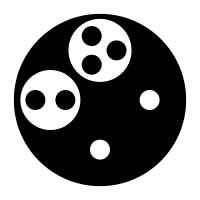
#> input picture Image_Data/Fiducials/test.png, 200 x 200 px
$ jupyter execute --allow-errors circles.ipynb   (shell and % lines are left out)   (older library calls are emulated)
#> lines starting #> are read from the running program, lines starting #| are printed output that depends on the picture
[cell 1]
import cairo
import cv2
import numpy as np
from math import *
from itertools import groupby
from IPython.display import SVG, Image, display
from matplotlib import pyplot as plt

[cell 2]
# Code for fiducial image generation
# [16 lines left out: function topoToGeom, not called in this run]

def maxr(c):
    (x,y,r,cs) = c
    return max([sqrt(x*x+y*y) + r, max([0] + [maxr(s) for s in cs])])

def translate(dx, dy, v):
    (x,y,r,cs) = v
    return (x+dx,y+dy,r,[translate(dx,dy,c) for c in cs])

# [8 lines left out: function circle, not called in this run]

def buildWithTopo(context, x, y, topo):
    c = translate(x,y,topoToGeom(topo))
    circle(context, c, [[0,0,0,1],[1,1,1,1]], 0)
    #circle(context, c, [[1,0,0,0]], 0)

#> (a cell that did not finish here is left out)

#> (a cell that did not finish here is left out)

#> (a cell that did not finish here is left out)

[cell 6]
# Here is code for finding the fiducials.
# [61 lines left out: functions contourDepth, children, leaves, mean, hierarchyToTopo, not called in this run]

# All the fiducials we can recognize.
fiducials = {
    str([[],[],[[],[]],[[],[],[]]]) : "A",
    str([[],[],[[],[]],[[],[]]]) : "B",
    str([[],[],[[],[],[]],[[],[],[]]]) : "C",
    str([[],[],[],[[],[],[]]]) : "D",
    str([[],[],[],[[],[]]]) : "E",
}

# [33 lines left out: functions findFiducials, fiducialLinesAndLabels, drawFiducials, not called in this run]

[cell 7]
# Here is code for finding the contours
def findFiducialContours(img, blurWidth=5, threshold="OTSU", showSteps=True):
    """
    Test visualization for getting good parameters for the preparation to find contours.
    """
    if showSteps: plt.title("Original"), plt.imshow(img), plt.show()

    # convert to gray
    gray = cv2.cvtColor(img, cv2.COLOR_BGR2GRAY)
    if showSteps: plt.title("Gray"), plt.imshow(gray),  plt.show()

    # blur
    blur = cv2.GaussianBlur(gray,(blurWidth,blurWidth),0)
    if showSteps: plt.title("blur"), plt.imshow(blur), plt.show()

    # Threshold
    if threshold == "BINARY":
        _,thresh = cv2.threshold(blur, 127, 255, cv2.THRESH_BINARY)
    elif threshold == "OTSU":
        _,thresh = cv2.threshold(blur,0,255,cv2.THRESH_OTSU)
    elif threshold == "ADAPTIVE":
        thresh = cv2.adaptiveThreshold(blur,255,cv2.ADAPTIVE_THRESH_GAUSSIAN_C,cv2.THRESH_BINARY,151,2)
    else:
        assert False, "Threshold must be BINARY, OTSU, or ADAPTIVE."
    if showSteps: plt.title("Thresh " + threshold), plt.imshow(thresh), plt.show()

    # Find Contours
    _, cs, hs = cv2.findContours(thresh, cv2.RETR_TREE, cv2.CHAIN_APPROX_SIMPLE)
    if showSteps:
        colors = [(255,0,0),(0,255,0),(0,0,255),(255,255,0),(255,0,255),(0,255,255)]
        img2 = img.copy()
        for ic in range(len(cs)):
            d = contourDepth(hs, ic)
            c = colors[d % len(colors)]
            cv2.drawContours(img2, cs, ic, c, 3)
        plt.title("Contours"), plt.imshow(img2), plt.show()

    return cs,hs

[cell 8]
# Testing contour finding on an ideal image.
img = cv2.imread("test.png")
#> img is the input picture: shape (200, 200, 3); min 0, max 255, mean 138.3
#> (the rest of this cell did not finish here and is left out)


[cell 9]
# Here are some experiments on a real-world test images
img = cv2.imread("sheet.jpg")
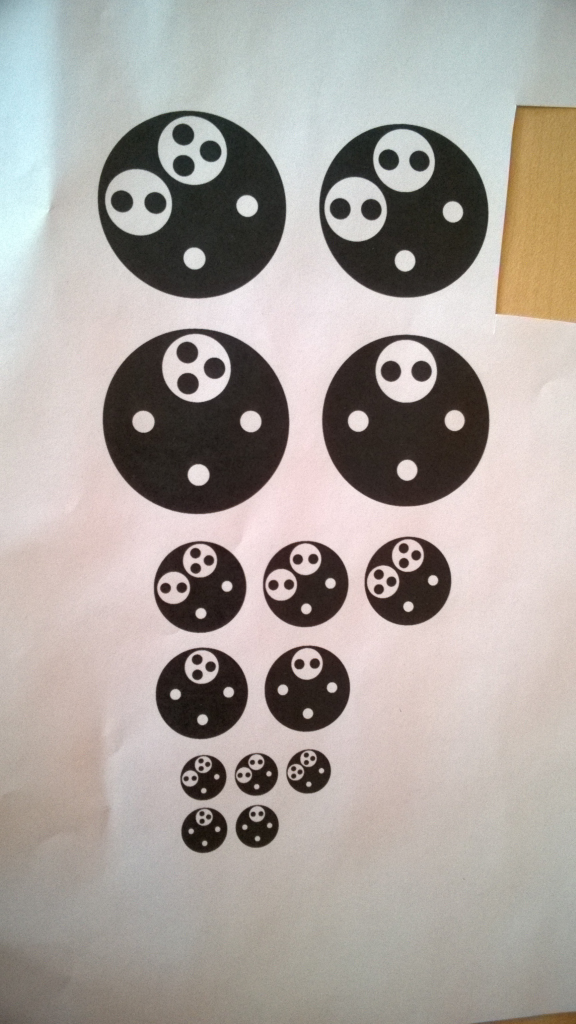
#> input picture Image_Data/Fiducials/sheet.jpg, 1728 x 3072 px (shown at 1/3 size)
#> img is the input picture: shape (3072, 1728, 3); mean B, G, R 158.9, 164.1, 170.7
cropLarge = img[250:980,250:950] # one of the large fiducials
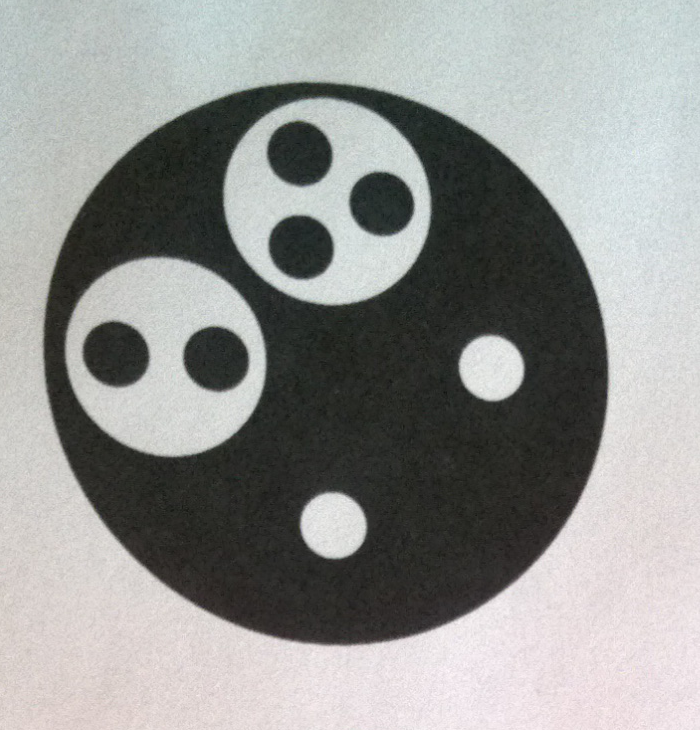
#> cropLarge: shape (730, 700, 3); mean B, G, R 146.2, 148.3, 147.2
#> (the rest of this cell did not finish here and is left out)
